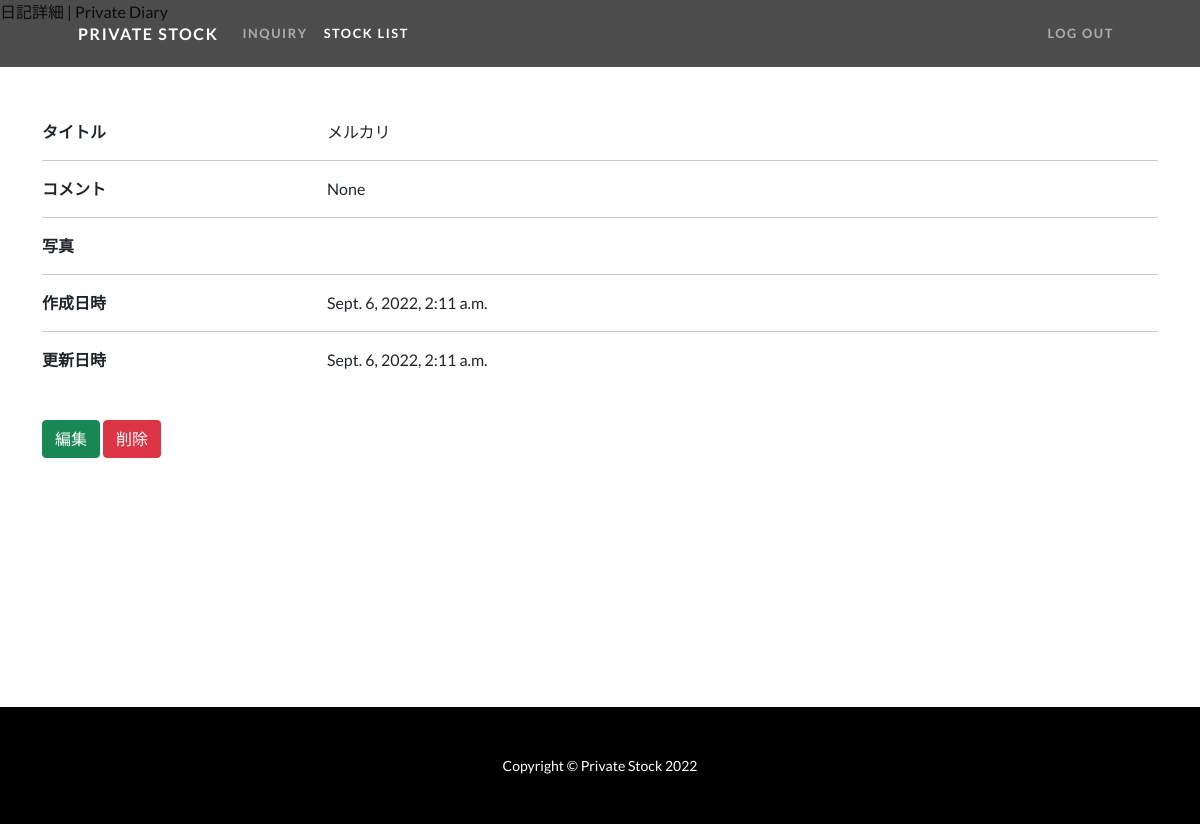
/stock-detail/4385/ (signed in), run on an earlier commit of the app's database.
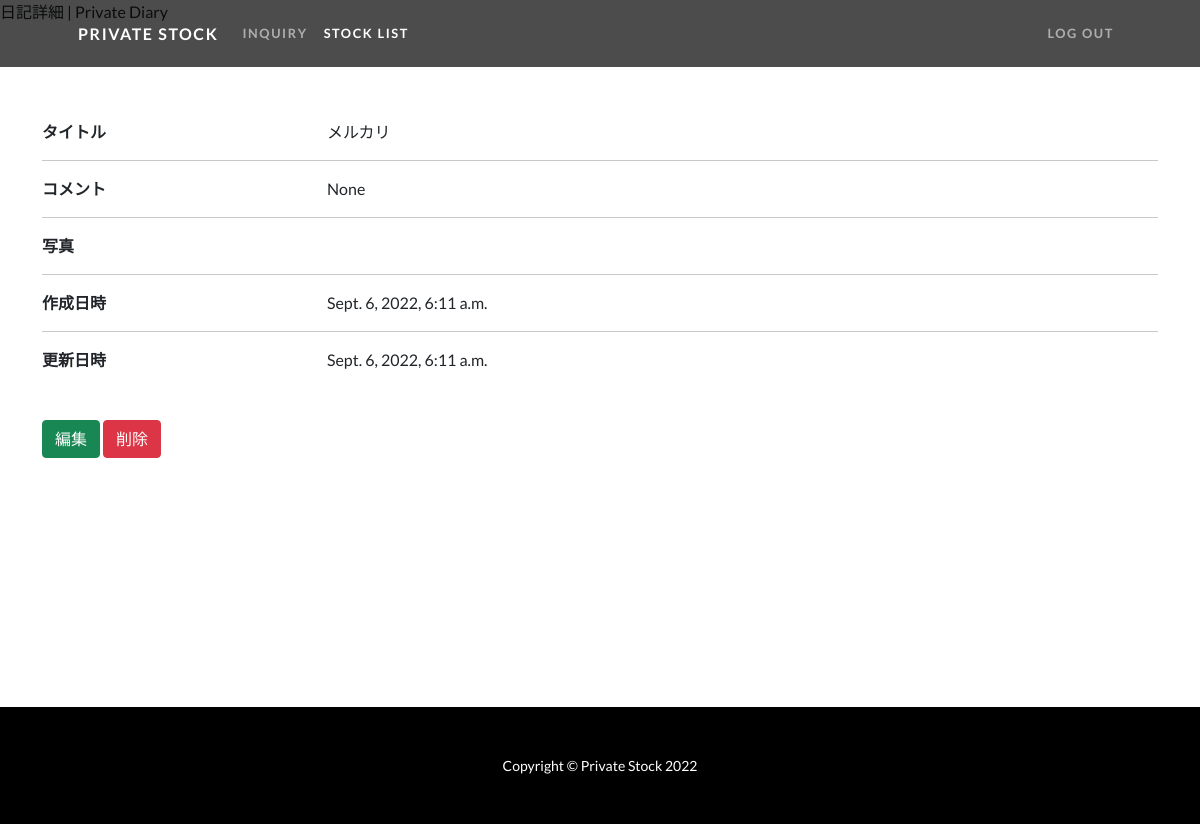
And on a later commit of the database.
### stock/models.py (models this page shows, shortened)
class Stock(models.Model):
    Symbol = models.CharField(max_length=6, default='', primary_key=True)
    SymbolName = models.CharField(null=True,verbose_name='タイトル', max_length=40)
    Price = models.IntegerField(null=True)
    LeavesQty = models.IntegerField(null=True)
    CurrentPrice = models.DecimalField(null=True,decimal_places=1, max_digits=6)
    Valuation = models.DecimalField(null=True,decimal_places=1, max_digits=10)
    ProfitLoss = models.DecimalField(null=True,decimal_places=1, max_digits=6)
    ProfitLossRate = models.DecimalField(null=True,decimal_places=5, max_digits=6)
    comment = models.TextField(verbose_name='コメント', blank=True, null=True)
    user = models.ForeignKey(CustomUser, verbose_name='ユーザー', on_delete=models.PROTECT)
    title = models.CharField(verbose_name='タイトル', max_length=40)
    photo1 = models.ImageField(verbose_name='写真1', blank=True, null=True)
    photo2 = models.ImageField(verbose_name='写真2', blank=True, null=True)
    photo3 = models.ImageField(verbose_name='写真3', blank=True, null=True)
    created_at = models.DateTimeField(verbose_name='作成日時', auto_now_add=True)
    updated_at = models.DateTimeField(verbose_name='更新日時', auto_now=True)
    class Meta:
        verbose_name_plural = 'Stock'

### stock/views.py (the view)
# urls.py: path('stock-detail/<int:pk>/', views.StockDetailView.as_view(), name="stock_detail"),
class StockDetailView(LoginRequiredMixin, OnlyYouMixin, generic.DetailView):
    model = Stock
    template_name = 'stock_detail.html'

### stock/views.py (called while the page is built)
    def test_func(self):
        stock = get_object_or_404(Stock, pk=self.kwargs['pk'])
        return self.request.user == stock.user

### stock/templates/stock_detail.html (shortened to what this page needs)
{% extends 'base.html' %}
{% load static %}
{% block active_stock_list %}active{% endblock %}
{% block contents %}
<div class="container my-div-style">
    <div class="row">
        <div class="col-3">
            <strong>タイトル</strong>
        </div>
        <div class="col-9">
            {{ object.title }}
        </div>
    </div>
    <hr>
    <div class="row">
        <div class="col-3">
            <strong>コメント</strong>
        </div>
        <div class="col-9">
            {{ object.comment|linebreaksbr }}
        </div>
    </div>
    <hr>
    <div class="row">
        <div class="col-3">
            <strong>写真</strong>
        </div>
        <div class="col-3">
        </div>
        <div class="col-3">
        </div>
        <div class="col-3">
        </div>
    </div>
    <hr>
    <div class="row">
        <div class="col-3">
            <strong>作成日時</strong>
        </div>
        <div class="col-9">
            {{ object.created_at }}
        </div>
    </div>
    <hr>
    <div class="row">
        <div class="col-3">
            <strong>更新日時</strong>
        </div>
        <div class="col-9">
            {{ object.updated_at }}
        </div>
    </div>
    <a class="btn btn-success mt-5 mb-3" href="{% url 'stock:stock_update' object.pk %}">編集</a>
    <a class="btn btn-danger mt-5 ml-2 mb-3" href="{% url 'stock:stock_delete' object.pk %}">削除</a>
</div>
{% endblock %}

What changed in the data, as far as the page shows it:
changed Stock "メルカリ": created_at "Sept. 6, 2022, 2:11 a.m." → "Sept. 6, 2022, 6:11 a.m."; updated_at "Sept. 6, 2022, 2:11 a.m." → "Sept. 6, 2022, 6:11 a.m."
